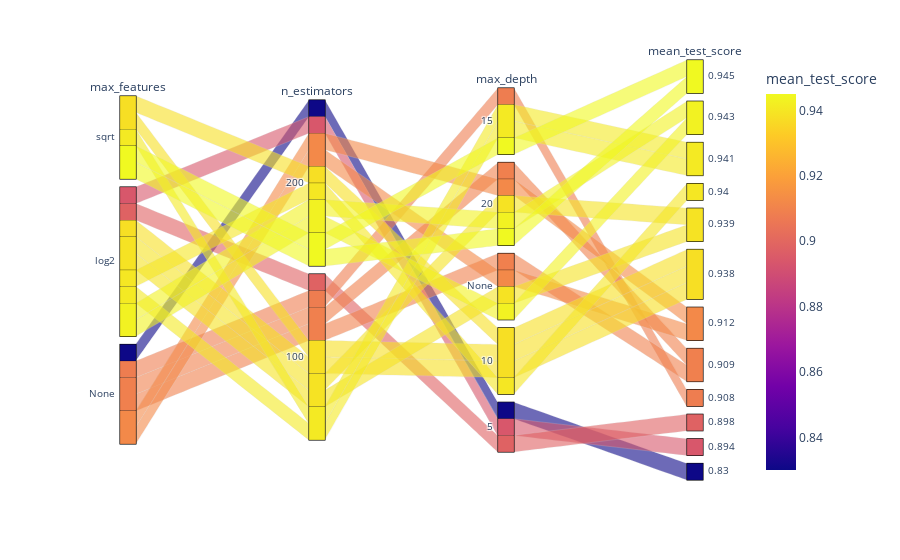

Here is the notebook cell this chart was saved with:
### Code cell
import plotly.express as px
import plotly.io as pio

pio.renderers.default = "plotly_mimetype+notebook_connected"

fig = px.parallel_categories(
    df_cv_rf.iloc[:,:-1],
    color='mean_test_score'
)
fig.show()

### Figure 1 — Plotly figure (JSON) as saved in the notebook; plotly's stock layout.template omitted (floating-point values rounded to 4 significant figures)
{"data": [{"dimensions": [{"label": "max_features", "values": ["sqrt", "sqrt", "log2", "log2", "log2", "sqrt", "log2", "log2", "log2", "sqrt", "log2", "sqrt", "None", "None", "None", "None", "None", "log2", "log2", "None"]}, {"label": "n_estimators", "values": [200, 200, 200, 200, 100, 100, 200, 100, 100, 100, 100, 200, 200, 200, 100, 100, 100, 100, 200, 200]}, {"label": "max_depth", "values": [15, 20, 20, "None", 15, 15, 10, "None", 20, 10, 10, 10, 20, "None", 20, "None", 15, 5, 5, 5]}, {"label": "mean_test_score", "values": [0.945, 0.945, 0.943, 0.943, 0.941, 0.941, 0.94, 0.939, 0.939, 0.938, 0.938, 0.938, 0.912, 0.912, 0.909, 0.909, 0.908, 0.898, 0.894, 0.83]}], "domain": {"x": [0, 1], "y": [0, 1]}, "line": {"color": [0.945, 0.945, 0.943, 0.943, 0.941, 0.941, 0.94, 0.939, 0.939, 0.938, 0.938, 0.938, 0.912, 0.912, 0.909, 0.909, 0.908, 0.898, 0.894, 0.83], "coloraxis": "coloraxis"}, "name": "", "type": "parcats"}], "layout": {"coloraxis": {"colorbar": {"title": {"text": "mean_test_score"}}, "colorscale": [[0, "#0d0887"], [0.1111, "#46039f"], [0.2222, "#7201a8"], [0.3333, "#9c179e"], [0.4444, "#bd3786"], [0.5556, "#d8576b"], [0.6667, "#ed7953"], [0.7778, "#fb9f3a"], [0.8889, "#fdca26"], [1, "#f0f921"]]}, "legend": {"tracegroupgap": 0}, "margin": {"t": 60}}}
